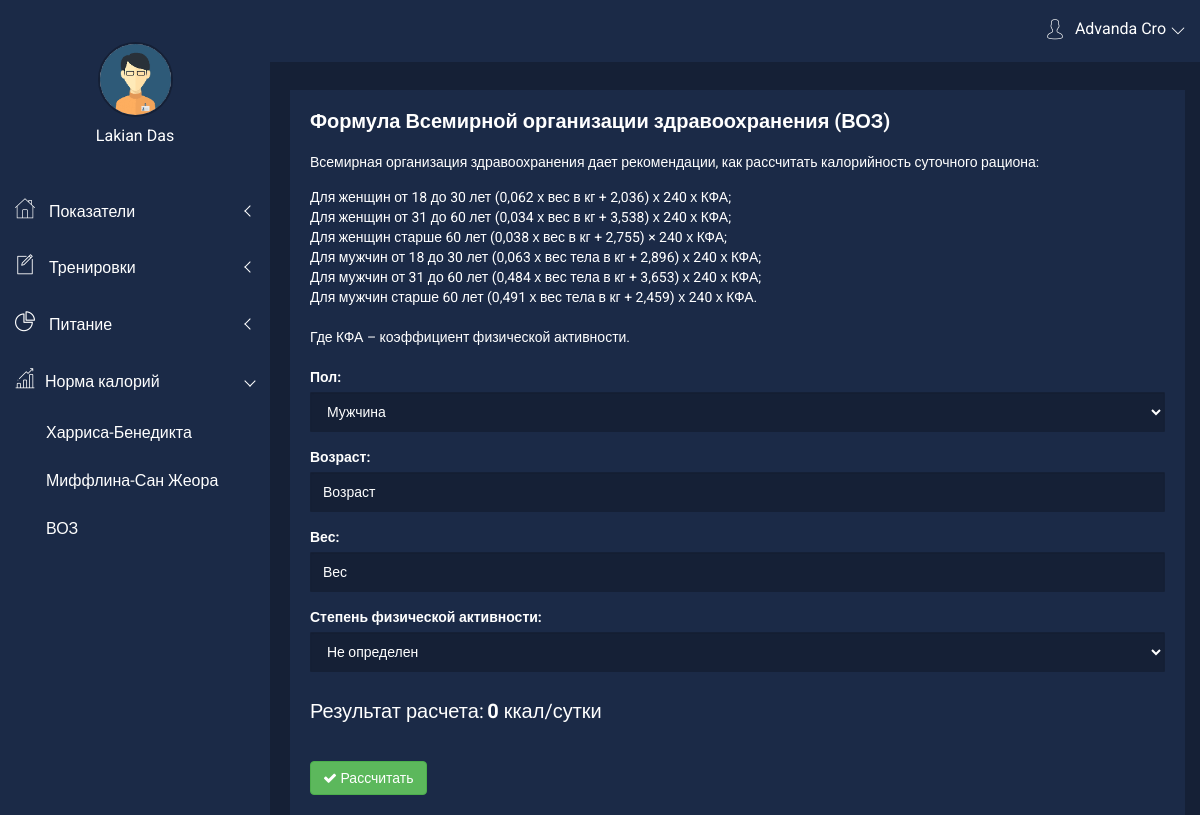
The page /calculate/calculate_voz (signed in) on the database as committed earlier.
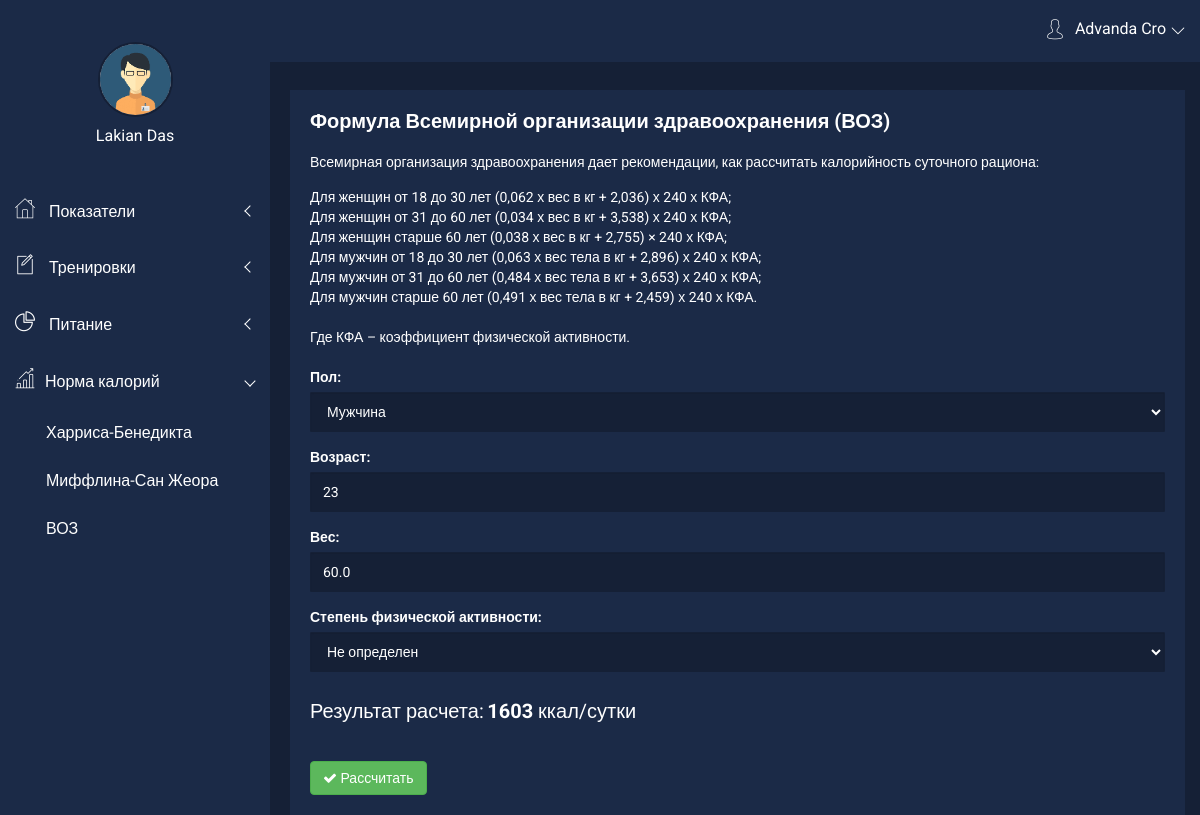
The same page on the database as committed later.
### core/models/extendent.py (models this page shows, shortened)
class UserExtSettings(models.Model):
    MAN = 'man'
    WOMAN = 'woman'
    CHOICES = (
        (MAN, 'Мужчина'),
        (WOMAN, 'Женщина'),
    )
    user = models.ForeignKey(User, on_delete=models.CASCADE)
    gender = models.CharField(max_length=5, choices=CHOICES, default='MAN', null=True)
    age = models.IntegerField(verbose_name="Возраст", blank=True, default=1,
                              validators=[
                                  MaxValueValidator(120),
                                  MinValueValidator(1)
                              ])
    height = models.FloatField(max_length=300, verbose_name="Рост", blank=True, null=True,
                               validators=[
                                   MaxValueValidator(300),
                                   MinValueValidator(1)
                               ])
    weight = models.FloatField(max_length=200, verbose_name="Вес", blank=True, null=True,
                               validators=[
                                   MaxValueValidator(200),
                                   MinValueValidator(1)
                               ])
    neck = models.FloatField(max_length=100, verbose_name="Шея", null=True)
    shoulders = models.FloatField(max_length=200, verbose_name="Плечи", null=True)
    chest_relax = models.FloatField(max_length=200, verbose_name="Грудь расслабленная", null=True)
    chest_tense = models.FloatField(max_length=200, verbose_name="Грудь напряженная", null=True)
    left_biceps_relax = models.FloatField(max_length=100, verbose_name="Левый бицепс расслабленный", null=True)
    right_biceps_relax = models.FloatField(max_length=100, verbose_name="Правый бицепс расслабленный", null=True)
    left_biceps_tense = models.FloatField(max_length=100, verbose_name="Левый бицепс напряженный", null=True)
    right_biceps_tense = models.FloatField(max_length=100, verbose_name="Правый бицепс напряженный", null=True)
    left_forearm = models.FloatField(max_length=100, verbose_name="Левое предплечье", null=True)
    right_forearm = models.FloatField(max_length=100, verbose_name="Правое предплечье", null=True)
    pelvis = models.FloatField(max_length=200, verbose_name="Таз", null=True)
    waist = models.FloatField(max_length=200, verbose_name="Талия", null=True)
    left_thigh = models.FloatField(max_length=100, verbose_name="Бедро левое", null=True)
    right_thigh = models.FloatField(max_length=100, verbose_name="Бедро правое", null=True)
    left_shin = models.FloatField(max_length=100, verbose_name="Голень левая", null=True)
    right_shin = models.FloatField(max_length=100, verbose_name="Голень правая", null=True)
    body_mass_index = models.FloatField(max_length=100, verbose_name="Индекс массы тела", null=True)
    date_created = models.DateTimeField(auto_now_add=True, verbose_name="Дата создания", null=True)
    date_updated = models.DateTimeField(auto_now=True, verbose_name="Дата обновления", null=True)
    class Meta:
        ordering = ['user']
        verbose_name = 'Дополнительная настройка'
        verbose_name_plural = 'Дополнительные настройки'

### calculate/views.py (the view)
# urls.py: path('calculate_voz', views.calculate_voz, name='calculate_voz'),
def calculate_voz(request):
    userExt = UserExtSettings.objects.filter(user_id=request.session['user']).order_by('-date_created').first()
    formHarrison = CalcCaloriesForm(request.POST or None, instance=userExt)
    if request.method == 'POST' and formHarrison.is_valid():
        result = Calories.cacl_voz(age=formHarrison.cleaned_data['age'],
                                   weight=formHarrison.cleaned_data['weight'],
                                   gender=formHarrison.cleaned_data['gender'])
        if formHarrison.cleaned_data['physic_active']:
            result = result * float(request.POST['physic_active'])
    else:
        result = 0
        if userExt:
            result = Calories.cacl_voz(age=formHarrison.instance.age,
                                       weight=formHarrison.instance.weight,
                                       gender=formHarrison.instance.gender)
    return render(request, 'calculate/calculate_voz.html',
                  {"formHarrison": formHarrison, 'resultHarrison': math.ceil(result)})

### core/math/Calories.py (called while the page is built, shortened)
    @staticmethod
    def cacl_voz(age, weight, gender):
        result = 0
        if gender == 'man':
            if age <= 30:
                result = (0.063 * float(weight) + 2.896) * 240
            elif 31 <= age <= 60:
                result = (0.484 * float(weight) + 3.653) * 240
            elif age > 60:
                result = (0.491 * float(weight) + 2.459) * 240
        return result

### templates/calculate/calculate_voz.html (shortened to what this page needs)
{% extends 'base/dashboard.html' %}
{% load static %}
{% block content %}
    <link rel="stylesheet" href="{% static 'dashboard/css/alerts.css' %}">
    <div class="section-admin container-fluid" style="margin-left: 10px;">
        <div class="row">
            <div class="col-lg-12 col-md-12 col-sm-12 col-xs-12">
                <div class="sparkline9-list mg-t-30">
                    <div class="sparkline9-hd">
                        <div class="main-sparkline9-hd">
                            <h1>Формула Всемирной организации здравоохранения (ВОЗ)</h1>
                        </div>
                    </div>
                    <div style="color: white; margin:20px 0;">
                        <p>Всемирная организация здравоохранения дает рекомендации, как рассчитать калорийность суточного рациона:</p>
                        <ul>
                            <li>Для женщин от 18 до 30 лет (0,062 х вес в кг + 2,036) х 240 х КФА;</li>
                            <li>Для женщин от 31 до 60 лет (0,034 х вес в кг + 3,538) х 240 х КФА;</li>
                            <li>Для женщин старше 60 лет (0,038 х вес в кг + 2,755) × 240 х КФА;</li>
                            <li>Для мужчин от 18 до 30 лет (0,063 х вес тела в кг + 2,896) х 240 х КФА;</li>
                            <li>Для мужчин от 31 до 60 лет (0,484 х вес тела в кг + 3,653) х 240 х КФА;</li>
                            <li>Для мужчин старше 60 лет (0,491 х вес тела в кг + 2,459) х 240 х КФА.</li>
                        </ul>
                        <br>
                        <p>Где КФА – коэффициент физической активности.</p>
                    </div>
                    <form class="sparkline9-graph" method="post" action="" id="formMain">
                        <div id="pwd-container4">
                            <div class="form-group">
                                {{ formHarrison.gender.label_tag }}
                                {{ formHarrison.gender }}
                            </div>
                            <div class="form-group">
                                {{ formHarrison.age.label_tag }}
                                {{ formHarrison.age }}
                            </div>
                            <div class="form-group">
                                {{ formHarrison.weight.label_tag }}
                                {{ formHarrison.weight }}
                            </div>
                            <div class="form-group">
                                {{ formHarrison.physic_active.label_tag }}
                                {{ formHarrison.physic_active }}
                            </div>
                            <div class="form-group" style="color:white; margin-top: 25px;">
                                <span class="font-bold pwstrength_viewport_verdict4" style="font-size: 20px;">Результат расчета:</span>
                                <span class="pwstrength_viewport_progress4"
                                      style="font-size: 20px;"><b>{{ resultHarrison }}</b> ккал/сутки</span>
                            </div>
                        </div>
                        <button type="submit" class="btn btn-custon-four btn-success" style="margin-top: 20px;">
                            <i class="fa fa-check adminpro-checked-pro" aria-hidden="true"></i> Рассчитать
                        </button>
                    </form>
                </div>
            </div>
        </div>
    </div>
{% endblock %}

Rows that differ between the two databases and show on the page:
added UserExtSettings: gender "Мужчина", age "23", weight "60.0"
Other text that changed with them:
{{ resultHarrison }}: "0" → "1603"
form field gender: "Мужчина" → (not shown)
